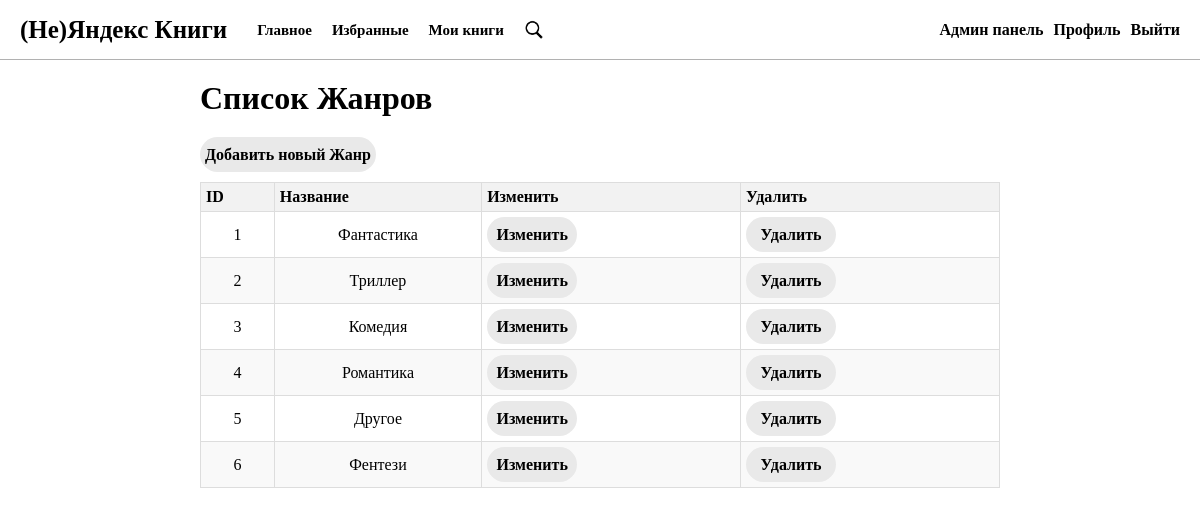
The page /genres/ (signed in) on the database its author committed.
### library/models.py (models this page shows, shortened)
class Genre(models.Model):
    name = models.CharField(max_length=100)

### library/views.py (the view)
# urls.py: path('genres/', GenreListView.as_view(), name='genre_list'),
@method_decorator(user_passes_test(is_superuser_check), name='dispatch')
class GenreListView(ListView):
    model = Genre
    template_name = 'library/genre/genre_list.html'
    context_object_name = 'genres'

### library/views.py (called while the page is built)
def is_superuser_check(user):
    return user.is_authenticated and user.is_superuser

### library/templates/library/genre/genre_list.html (shortened to what this page needs)
{% extends 'library/includes/base.html' %}
{% block main %}
<h1>Список Жанров</h1>
<a class="button" href="{% url 'genre_create' %}">Добавить новый Жанр</a>
<table>
    <thead>
        <tr>
            <th>ID</th>
            <th>Название</th>
            <th>Изменить</th>
            <th>Удалить</th>
        </tr>
    </thead>
    <tbody>
        {% for genre in genres %}
            <tr>
                <td>{{ genre.id }}</td>
                <td>{{ genre.name }}</td>
                <td><a class="button__table" href="{% url 'genre_update' genre.id %}">Изменить</a></td>
                <td><a class="button__table" href="{% url 'genre_delete' genre.id %}">Удалить</a></td>
            </tr>
        {% empty %}
            <tr>
                <td colspan="4">Нет жанров для отображения</td>
            </tr>
        {% endfor %}
    </tbody>
</table>
<br>
{% endblock main %}

### library/static/library/style.css (style rules this page uses)
* { margin: 0; padding: 0; box-sizing: border-box; font-family: Calibri, serif; color: black; }
a { text-decoration: none; }
body { background-color: #ffffff; }
h1 { margin-bottom: 20px; }
.button { background-color: #e9e9e9; outline: none; border: none; color: inherit; font-weight: bold; height: 35px; width: max-content ; padding: 5px; margin-bottom: 10px; min-width: 90px; display: flex; flex-direction: column; justify-content: center; align-items: center; border-radius: 20px; }
table { width: 100%; border-collapse: collapse; text-align: center; }
thead th { background-color: #f2f2f2; border: 1px solid #ddd; padding: 5px; text-align: left; }
tbody td { border: 1px solid #ddd; text-align: center; }
tbody tr:nth-child(even) { background-color: #f9f9f9; }
.button__table { background-color: #e9e9e9; outline: none; border: none; color: inherit; font-weight: bold; height: 35px; width:max-content ; padding: 5px; margin: 5px; min-width: 90px; display: flex; flex-direction: column; justify-content: center; align-items: center; border-radius: 20px; }

### rows shown on the page
Genre: id "1", name "Фантастика"
Genre: id "2", name "Триллер"
Genre: id "3", name "Комедия"
Genre: id "4", name "Романтика"
Genre: id "5", name "Другое"
Genre: id "6", name "Фентези"
